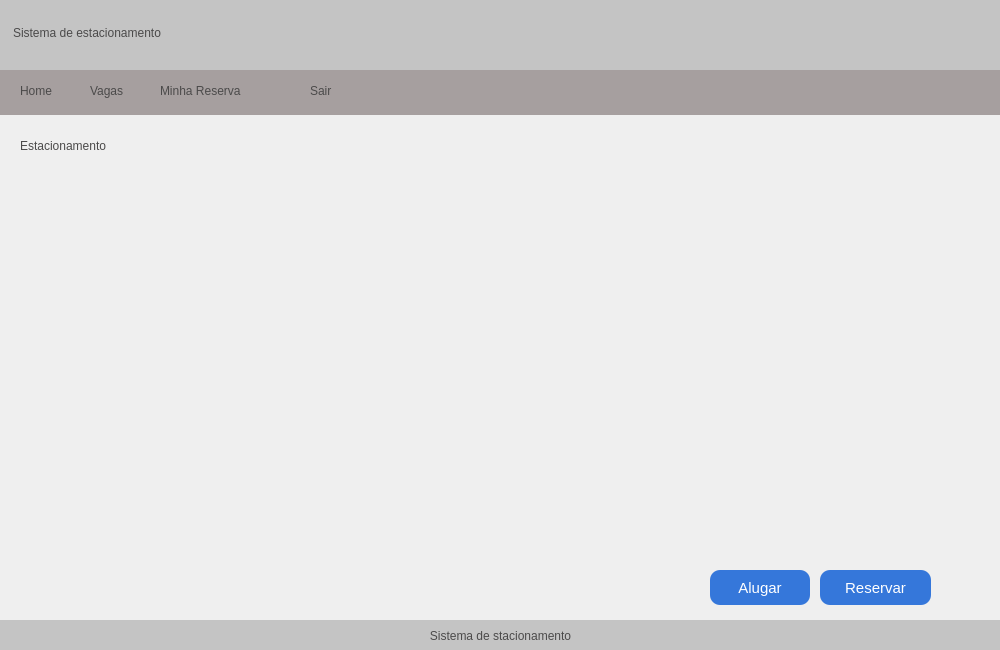
<?xml version="1.0" encoding="UTF-8"?>
<ui version="4.0">
 <class>EstacionamentoCliente</class>
 <widget class="QMainWindow" name="EstacionamentoCliente">
  <property name="geometry">
   <rect>
    <x>0</x>
    <y>0</y>
    <width>1000</width>
    <height>650</height>
   </rect>
  </property>
  <property name="minimumSize">
   <size>
    <width>1000</width>
    <height>650</height>
   </size>
  </property>
  <property name="maximumSize">
   <size>
    <width>1000</width>
    <height>650</height>
   </size>
  </property>
  <property name="windowTitle">
   <string>Sistema de estacionamento - Estacionamento</string>
  </property>
  <property name="windowIcon">
   <iconset>
    <normaloff>imagens/seguro-de-automovel.png</normaloff>imagens/seguro-de-automovel.png</iconset>
  </property>
  <widget class="QWidget" name="centralwidget">
   <widget class="QGroupBox" name="groupBox">
    <property name="geometry">
     <rect>
      <x>0</x>
      <y>70</y>
      <width>1001</width>
      <height>45</height>
     </rect>
    </property>
    <property name="styleSheet">
     <string notr="true">background-color: rgb(166, 159, 159);
padding-inline:10px;
border:none;</string>
    </property>
    <property name="title">
     <string/>
    </property>
    <widget class="QPushButton" name="btnHome">
     <property name="geometry">
      <rect>
       <x>20</x>
       <y>0</y>
       <width>75</width>
       <height>41</height>
      </rect>
     </property>
     <property name="cursor">
      <cursorShape>PointingHandCursor</cursorShape>
     </property>
     <property name="styleSheet">
      <string notr="true">color: rgb(75, 74, 74);
font: 14pt &quot;Segoe UI&quot;;
text-align: left;</string>
     </property>
     <property name="text">
      <string>Home</string>
     </property>
    </widget>
    <widget class="QPushButton" name="btnVagas">
     <property name="geometry">
      <rect>
       <x>90</x>
       <y>0</y>
       <width>61</width>
       <height>41</height>
      </rect>
     </property>
     <property name="cursor">
      <cursorShape>PointingHandCursor</cursorShape>
     </property>
     <property name="styleSheet">
      <string notr="true">color: rgb(75, 74, 74);
font: 14pt &quot;Segoe UI&quot;;
text-align: left;</string>
     </property>
     <property name="text">
      <string>Vagas</string>
     </property>
    </widget>
    <widget class="QPushButton" name="btnMinhaReserva">
     <property name="geometry">
      <rect>
       <x>160</x>
       <y>0</y>
       <width>151</width>
       <height>41</height>
      </rect>
     </property>
     <property name="cursor">
      <cursorShape>PointingHandCursor</cursorShape>
     </property>
     <property name="styleSheet">
      <string notr="true">color: rgb(75, 74, 74);
font: 14pt &quot;Segoe UI&quot;;
text-align: left;</string>
     </property>
     <property name="text">
      <string>Minha Reserva</string>
     </property>
    </widget>
    <widget class="QPushButton" name="btnSair">
     <property name="geometry">
      <rect>
       <x>310</x>
       <y>0</y>
       <width>41</width>
       <height>41</height>
      </rect>
     </property>
     <property name="cursor">
      <cursorShape>PointingHandCursor</cursorShape>
     </property>
     <property name="styleSheet">
      <string notr="true">color: rgb(75, 74, 74);
font: 14pt &quot;Segoe UI&quot;;
text-align: left;</string>
     </property>
     <property name="text">
      <string>Sair</string>
     </property>
    </widget>
   </widget>
   <widget class="QLabel" name="label">
    <property name="geometry">
     <rect>
      <x>0</x>
      <y>-5</y>
      <width>1001</width>
      <height>75</height>
     </rect>
    </property>
    <property name="styleSheet">
     <string notr="true">background-color: rgb(196, 196, 196);
color: rgb(75, 74, 74);
font: 24pt &quot;Segoe UI&quot;;
padding: 10px;
border:none;</string>
    </property>
    <property name="text">
     <string>Sistema de estacionamento</string>
    </property>
   </widget>
   <widget class="QLabel" name="label_2">
    <property name="geometry">
     <rect>
      <x>0</x>
      <y>620</y>
      <width>1001</width>
      <height>31</height>
     </rect>
    </property>
    <property name="styleSheet">
     <string notr="true">background-color: rgb(196, 196, 196);
color: rgb(75, 74, 74);
</string>
    </property>
    <property name="text">
     <string>Sistema de stacionamento</string>
    </property>
    <property name="alignment">
     <set>Qt::AlignCenter</set>
    </property>
   </widget>
   <widget class="QLabel" name="label_3">
    <property name="geometry">
     <rect>
      <x>20</x>
      <y>130</y>
      <width>161</width>
      <height>31</height>
     </rect>
    </property>
    <property name="styleSheet">
     <string notr="true">color: rgb(75, 74, 74);
font: 14pt &quot;Segoe UI&quot;;</string>
    </property>
    <property name="text">
     <string>Estacionamento</string>
    </property>
   </widget>
   <widget class="QLabel" name="label_4">
    <property name="geometry">
     <rect>
      <x>50</x>
      <y>170</y>
      <width>911</width>
      <height>381</height>
     </rect>
    </property>
    <property name="text">
     <string/>
    </property>
    <property name="pixmap">
     <pixmap>imagens/mapiamento.png</pixmap>
    </property>
    <property name="alignment">
     <set>Qt::AlignCenter</set>
    </property>
   </widget>
   <widget class="QLabel" name="vaga1">
    <property name="geometry">
     <rect>
      <x>120</x>
      <y>160</y>
      <width>31</width>
      <height>31</height>
     </rect>
    </property>
    <property name="styleSheet">
     <string notr="true">border-radius:15px;</string>
    </property>
    <property name="text">
     <string/>
    </property>
   </widget>
   <widget class="QLabel" name="label_6">
    <property name="geometry">
     <rect>
      <x>190</x>
      <y>160</y>
      <width>31</width>
      <height>31</height>
     </rect>
    </property>
    <property name="styleSheet">
     <string notr="true">
border-radius:15px;</string>
    </property>
    <property name="text">
     <string/>
    </property>
   </widget>
   <widget class="QLabel" name="label_7">
    <property name="geometry">
     <rect>
      <x>410</x>
      <y>160</y>
      <width>31</width>
      <height>31</height>
     </rect>
    </property>
    <property name="styleSheet">
     <string notr="true">
border-radius:15px;</string>
    </property>
    <property name="text">
     <string/>
    </property>
   </widget>
   <widget class="QLabel" name="label_8">
    <property name="geometry">
     <rect>
      <x>340</x>
      <y>160</y>
      <width>31</width>
      <height>31</height>
     </rect>
    </property>
    <property name="styleSheet">
     <string notr="true">
border-radius:15px;</string>
    </property>
    <property name="text">
     <string/>
    </property>
   </widget>
   <widget class="QLabel" name="label_9">
    <property name="geometry">
     <rect>
      <x>230</x>
      <y>180</y>
      <width>31</width>
      <height>31</height>
     </rect>
    </property>
    <property name="styleSheet">
     <string notr="true">
border-radius:15px;</string>
    </property>
    <property name="text">
     <string/>
    </property>
   </widget>
   <widget class="QLabel" name="label_10">
    <property name="geometry">
     <rect>
      <x>680</x>
      <y>160</y>
      <width>31</width>
      <height>31</height>
     </rect>
    </property>
    <property name="styleSheet">
     <string notr="true">
border-radius:15px;</string>
    </property>
    <property name="text">
     <string/>
    </property>
   </widget>
   <widget class="QLabel" name="label_11">
    <property name="geometry">
     <rect>
      <x>610</x>
      <y>160</y>
      <width>31</width>
      <height>31</height>
     </rect>
    </property>
    <property name="styleSheet">
     <string notr="true">
border-radius:15px;</string>
    </property>
    <property name="text">
     <string/>
    </property>
   </widget>
   <widget class="QLabel" name="label_12">
    <property name="geometry">
     <rect>
      <x>550</x>
      <y>160</y>
      <width>31</width>
      <height>31</height>
     </rect>
    </property>
    <property name="styleSheet">
     <string notr="true">
border-radius:15px;</string>
    </property>
    <property name="text">
     <string/>
    </property>
   </widget>
   <widget class="QLabel" name="label_13">
    <property name="geometry">
     <rect>
      <x>480</x>
      <y>160</y>
      <width>31</width>
      <height>31</height>
     </rect>
    </property>
    <property name="styleSheet">
     <string notr="true">
border-radius:15px;</string>
    </property>
    <property name="text">
     <string/>
    </property>
   </widget>
   <widget class="QLabel" name="label_14">
    <property name="geometry">
     <rect>
      <x>750</x>
      <y>160</y>
      <width>31</width>
      <height>31</height>
     </rect>
    </property>
    <property name="styleSheet">
     <string notr="true">
border-radius:15px;</string>
    </property>
    <property name="text">
     <string/>
    </property>
   </widget>
   <widget class="QLabel" name="label_15">
    <property name="geometry">
     <rect>
      <x>610</x>
      <y>480</y>
      <width>31</width>
      <height>31</height>
     </rect>
    </property>
    <property name="styleSheet">
     <string notr="true">
border-radius:15px;</string>
    </property>
    <property name="text">
     <string/>
    </property>
   </widget>
   <widget class="QLabel" name="label_16">
    <property name="geometry">
     <rect>
      <x>340</x>
      <y>480</y>
      <width>31</width>
      <height>31</height>
     </rect>
    </property>
    <property name="styleSheet">
     <string notr="true">
border-radius:15px;</string>
    </property>
    <property name="text">
     <string/>
    </property>
   </widget>
   <widget class="QLabel" name="label_17">
    <property name="geometry">
     <rect>
      <x>680</x>
      <y>480</y>
      <width>31</width>
      <height>31</height>
     </rect>
    </property>
    <property name="styleSheet">
     <string notr="true">
border-radius:15px;</string>
    </property>
    <property name="text">
     <string/>
    </property>
   </widget>
   <widget class="QLabel" name="label_18">
    <property name="geometry">
     <rect>
      <x>550</x>
      <y>480</y>
      <width>31</width>
      <height>31</height>
     </rect>
    </property>
    <property name="styleSheet">
     <string notr="true">
border-radius:15px;</string>
    </property>
    <property name="text">
     <string/>
    </property>
   </widget>
   <widget class="QLabel" name="label_19">
    <property name="geometry">
     <rect>
      <x>120</x>
      <y>480</y>
      <width>31</width>
      <height>31</height>
     </rect>
    </property>
    <property name="styleSheet">
     <string notr="true">
border-radius:15px;</string>
    </property>
    <property name="text">
     <string/>
    </property>
   </widget>
   <widget class="QLabel" name="label_20">
    <property name="geometry">
     <rect>
      <x>410</x>
      <y>480</y>
      <width>31</width>
      <height>31</height>
     </rect>
    </property>
    <property name="styleSheet">
     <string notr="true">
border-radius:15px;</string>
    </property>
    <property name="text">
     <string/>
    </property>
   </widget>
   <widget class="QLabel" name="label_21">
    <property name="geometry">
     <rect>
      <x>750</x>
      <y>480</y>
      <width>31</width>
      <height>31</height>
     </rect>
    </property>
    <property name="styleSheet">
     <string notr="true">
border-radius:15px;</string>
    </property>
    <property name="text">
     <string/>
    </property>
   </widget>
   <widget class="QLabel" name="label_22">
    <property name="geometry">
     <rect>
      <x>190</x>
      <y>480</y>
      <width>31</width>
      <height>31</height>
     </rect>
    </property>
    <property name="styleSheet">
     <string notr="true">
border-radius:15px;</string>
    </property>
    <property name="text">
     <string/>
    </property>
   </widget>
   <widget class="QLabel" name="label_23">
    <property name="geometry">
     <rect>
      <x>270</x>
      <y>480</y>
      <width>31</width>
      <height>31</height>
     </rect>
    </property>
    <property name="styleSheet">
     <string notr="true">
border-radius:15px;</string>
    </property>
    <property name="text">
     <string/>
    </property>
   </widget>
   <widget class="QLabel" name="label_24">
    <property name="geometry">
     <rect>
      <x>480</x>
      <y>480</y>
      <width>31</width>
      <height>31</height>
     </rect>
    </property>
    <property name="styleSheet">
     <string notr="true">
border-radius:15px;</string>
    </property>
    <property name="text">
     <string/>
    </property>
   </widget>
   <widget class="QPushButton" name="btnReservar">
    <property name="geometry">
     <rect>
      <x>820</x>
      <y>570</y>
      <width>111</width>
      <height>35</height>
     </rect>
    </property>
    <property name="minimumSize">
     <size>
      <width>100</width>
      <height>35</height>
     </size>
    </property>
    <property name="maximumSize">
     <size>
      <width>150</width>
      <height>35</height>
     </size>
    </property>
    <property name="font">
     <font>
      <pointsize>11</pointsize>
     </font>
    </property>
    <property name="cursor">
     <cursorShape>PointingHandCursor</cursorShape>
    </property>
    <property name="styleSheet">
     <string notr="true">background-color: rgb(53, 119, 218);
color: rgb(255, 255, 255);
border: none;
border-radius:10px;</string>
    </property>
    <property name="text">
     <string>Reservar</string>
    </property>
   </widget>
   <widget class="QPushButton" name="btnAlugar">
    <property name="geometry">
     <rect>
      <x>710</x>
      <y>570</y>
      <width>100</width>
      <height>35</height>
     </rect>
    </property>
    <property name="minimumSize">
     <size>
      <width>100</width>
      <height>35</height>
     </size>
    </property>
    <property name="maximumSize">
     <size>
      <width>100</width>
      <height>35</height>
     </size>
    </property>
    <property name="font">
     <font>
      <pointsize>11</pointsize>
     </font>
    </property>
    <property name="cursor">
     <cursorShape>PointingHandCursor</cursorShape>
    </property>
    <property name="styleSheet">
     <string notr="true">background-color: rgb(53, 119, 218);
color: rgb(255, 255, 255);
border: none;
border-radius:10px;</string>
    </property>
    <property name="text">
     <string>Alugar</string>
    </property>
   </widget>
  </widget>
  <widget class="QMenuBar" name="menubar">
   <property name="geometry">
    <rect>
     <x>0</x>
     <y>0</y>
     <width>1000</width>
     <height>22</height>
    </rect>
   </property>
  </widget>
 </widget>
 <resources/>
 <connections/>
</ui>
